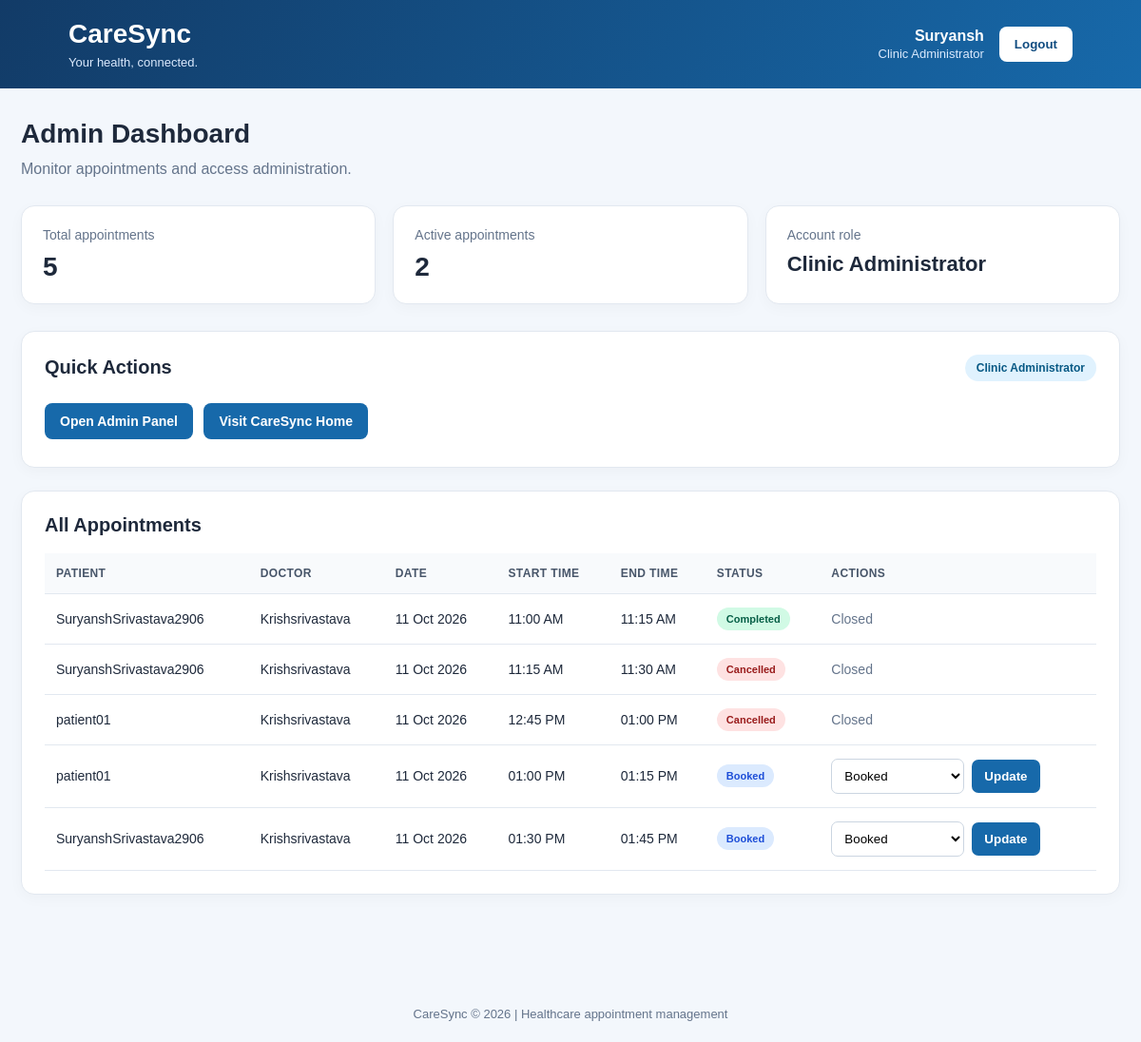
/accounts/dashboard/ (signed in), run on the app's committed database.
### users/models.py (models this page shows, shortened)
class User(AbstractUser):
    class Role(models.TextChoices):
        PATIENT = "PATIENT", "Patient"
        RECEPTIONIST = "RECEPTIONIST", "Receptionist"
        DOCTOR = "DOCTOR", "Doctor"
        NURSE = "NURSE", "Nurse"
        ADMIN = "ADMIN", "Clinic Administrator"
    role = models.CharField(
        max_length=20,
        choices=Role.choices,
        default=Role.PATIENT,
    )

### appointments/models.py (models this page shows, shortened)
class Appointment(models.Model):
    class Status(models.TextChoices):
        BOOKED = "BOOKED", "Booked"
        CONFIRMED = "CONFIRMED", "Confirmed"
        ARRIVED = "ARRIVED", "Arrived"
        IN_CONSULTATION = "IN_CONSULTATION", "In consultation"
        COMPLETED = "COMPLETED", "Completed"
        CANCELLED = "CANCELLED", "Cancelled"
        NO_SHOW = "NO_SHOW", "No-show"
    patient = models.ForeignKey(
        settings.AUTH_USER_MODEL,
        on_delete=models.PROTECT,
        related_name="patient_appointments",
    )
    doctor = models.ForeignKey(
        settings.AUTH_USER_MODEL,
        on_delete=models.PROTECT,
        related_name="doctor_appointments",
    )
    availability = models.ForeignKey(
        DoctorAvailability,
        on_delete=models.PROTECT,
        related_name="appointments",
    )
    appointment_date = models.DateField()
    start_time = models.TimeField()
    end_time = models.TimeField()
    status = models.CharField(
        max_length=20,
        choices=Status.choices,
        default=Status.BOOKED,
    )
    created_at = models.DateTimeField(auto_now_add=True)
    updated_at = models.DateTimeField(auto_now=True)
    class Meta:
        ordering = ["appointment_date", "start_time"]
        indexes = [
            models.Index(fields=["doctor", "appointment_date", "status"]),
            models.Index(fields=["patient", "appointment_date"]),
        ]

### users/views.py (the view, shortened to what this page needs)
# urls.py: path("dashboard/", dashboard_view, name="dashboard"),
@login_required
def dashboard_view(request):
    user = request.user
    active_statuses = [
        Appointment.Status.BOOKED,
        Appointment.Status.CONFIRMED,
        Appointment.Status.ARRIVED,
        Appointment.Status.IN_CONSULTATION,
    ]
    if user.role == User.Role.PATIENT:
        dashboard_type = "patient"
        appointments = Appointment.objects.filter(
            patient=user
        ).select_related(
            "doctor"
        ).order_by(
            "appointment_date", "start_time"
        )
    elif user.role == User.Role.ADMIN:
        dashboard_type = "admin"
        appointments = Appointment.objects.all().select_related(
            "patient", "doctor"
        ).order_by(
            "appointment_date", "start_time"
        )
    else:
        dashboard_type = "unknown"
        appointments = Appointment.objects.none()
    active_appointments_count = appointments.filter(
        status__in=active_statuses
    ).count()
    return render(
        request,
        "dashboard.html",
        {
            "dashboard_type": dashboard_type,
            "appointments": appointments,
            "active_appointments_count": active_appointments_count,
        }
    )

### templates/dashboard.html (shortened to what this page needs)
<!DOCTYPE html>
<html lang="en">
<head>
</head>
<body>
<header>
    <div class="brand">
        <h1>CareSync</h1>
        <p>Your health, connected.</p>
    </div>
    <div class="user-area">
        <div class="user-info">
            <strong>{{ request.user.username }}</strong>
            <span>{{ request.user.get_role_display }}</span>
        </div>
        <form method="post" action="{% url 'logout' %}">
            <button class="logout-button" type="submit">Logout</button>
        </form>
    </div>
</header>
<main>
    <section class="welcome">
        <h2>
            {% if dashboard_type == "patient" %}
                Welcome back, {{ request.user.username }}!
            {% elif dashboard_type == "doctor" %}
                Welcome, Dr. {{ request.user.username }}!
            {% elif dashboard_type == "receptionist" %}
                Receptionist Dashboard
            {% elif dashboard_type == "admin" %}
                Admin Dashboard
            {% else %}
                Welcome to CareSync
            {% endif %}
        </h2>
        <p>
            {% if dashboard_type == "patient" %}
                Manage your appointments and healthcare visits.
            {% elif dashboard_type == "doctor" %}
                Review your schedule and manage patient appointments.
            {% elif dashboard_type == "receptionist" %}
                Manage patient bookings and appointment schedules.
            {% elif dashboard_type == "admin" %}
                Monitor appointments and access administration.
            {% else %}
                Your account role is not configured.
            {% endif %}
        </p>
    </section>
    <section class="summary-grid">
        <div class="summary-card">
            <p>Total appointments</p>
            <h3>{{ appointments|length }}</h3>
        </div>
        <div class="summary-card">
            <p>Active appointments</p>
            <h3>{{ active_appointments_count|default:"—" }}</h3>
        </div>
        <div class="summary-card">
            <p>Account role</p>
            <h3 style="font-size: 22px;">
                {{ request.user.get_role_display }}
            </h3>
        </div>
    </section>
    <section class="panel">
        <div class="panel-heading">
            <h3>Quick Actions</h3>
            <span class="role-label">
                {{ request.user.get_role_display }}
            </span>
        </div>
        {% if dashboard_type == "patient" %}
            <a class="action-link" href="/">Book an Appointment</a>
        {% elif dashboard_type == "doctor" %}
            <a class="action-link" href="#appointments">
                View My Appointments
            </a>
        {% elif dashboard_type == "receptionist" %}
            <a class="action-link" href="/">
                Manage Appointments
            </a>
        {% elif dashboard_type == "admin" %}
            <a class="action-link" href="/admin/">
                Open Admin Panel
            </a>
            <a class="action-link" href="/">
                Visit CareSync Home
            </a>
        {% endif %}
    </section>
    <section class="panel" id="appointments">
        <div class="panel-heading">
            <h3>
                {% if dashboard_type == "patient" %}
                    My Appointments
                {% elif dashboard_type == "doctor" %}
                    My Patient Appointments
                {% else %}
                    All Appointments
                {% endif %}
            </h3>
        </div>
        {% if appointments %}
            <div class="table-wrapper">
                <table>
                    <thead>
                        <tr>
                            {% if dashboard_type != "patient" %}
                                <th>Patient</th>
                            {% endif %}
                            {% if dashboard_type != "doctor" %}
                                <th>Doctor</th>
                            {% endif %}
                            <th>Date</th>
                            <th>Start Time</th>
                            <th>End Time</th>
                            <th>Status</th>
                            {% if dashboard_type != "patient" %}
                                <th>Actions</th>
                            {% endif %}
                        </tr>
                    </thead>
                    <tbody>
                        {% for appointment in appointments %}
                            <tr>
                                {% if dashboard_type != "patient" %}
                                    <td>{{ appointment.patient.username }}</td>
                                {% endif %}
                                {% if dashboard_type != "doctor" %}
                                    <td>{{ appointment.doctor.username }}</td>
                                {% endif %}
                                <td>
                                    {{ appointment.appointment_date|date:"d M Y" }}
                                </td>
                                <td>
                                    {{ appointment.start_time|time:"h:i A" }}
                                </td>
                                <td>
                                    {{ appointment.end_time|time:"h:i A" }}
                                </td>
                                <td>
                                    <span class="status status-{{ appointment.status|lower }}">
                                        {{ appointment.get_status_display }}
                                    </span>
                                </td>
                                {% if dashboard_type != "patient" %}
                                    <td>
                                        {% if appointment.status != "CANCELLED" and appointment.status != "COMPLETED" and appointment.status != "NO_SHOW" %}
                                            <div style="display:flex; gap:8px; flex-wrap:wrap; align-items:center;">
                                                <select
                                                    class="status-select"
                                                    id="status-{{ appointment.id }}"
                                                    aria-label="New status for appointment {{ appointment.id }}"
                                                >
                                                    <option value="BOOKED"
                                                        {% if appointment.status == "BOOKED" %}selected{% endif %}>
                                                        Booked
                                                    </option>
                                                </select>
                                                <button
                                                    type="button"
                                                    class="update-button"
                                                    id="update-{{ appointment.id }}"
                                                    onclick="updateAppointmentStatus({{ appointment.id }})"
                                                >
                                                    Update
                                                </button>
                                            </div>
                                        {% else %}
                                            <span style="color:#64748b;">Closed</span>
                                        {% endif %}
                                    </td>
                                {% endif %}
                            </tr>
                        {% endfor %}
                    </tbody>
                </table>
            </div>
        {% endif %}
    </section>
</main>
<footer>
    CareSync &copy; 2026 | Healthcare appointment management
</footer>
</body>
</html>

### templates/dashboard.html (style rules this page uses)
:root { --primary: #1769aa; --primary-dark: #104c80; --background: #f3f7fc; --text: #1e293b; --muted: #64748b; --border: #e2e8f0; }
* { box-sizing: border-box; }
body { margin: 0; font-family: Arial, Helvetica, sans-serif; background: var(--background); color: var(--text); }
header { background: linear-gradient(120deg, #123b67, #1769aa); color: white; padding: 20px 6%; display: flex; justify-content: space-between; align-items: center; gap: 20px; flex-wrap: wrap; }
.brand h1 { margin: 0; font-size: 28px; }
.brand p { margin: 6px 0 0; color: #dbeafe; font-size: 13px; }
.user-area { display: flex; align-items: center; gap: 16px; flex-wrap: wrap; }
.user-info { text-align: right; }
.user-info strong { display: block; }
.user-info span { font-size: 13px; color: #dbeafe; }
.logout-button { background: white; color: var(--primary-dark); border: none; border-radius: 8px; padding: 11px 16px; cursor: pointer; font-weight: bold; }
main { max-width: 1200px; margin: 32px auto; padding: 0 22px 40px; }
.welcome { margin-bottom: 25px; }
.welcome h2 { margin: 0 0 8px; font-size: 28px; }
.welcome p { margin: 0; color: var(--muted); line-height: 1.6; }
.summary-grid { display: grid; grid-template-columns: repeat(3, minmax(0, 1fr)); gap: 18px; margin-bottom: 28px; }
.summary-card { background: white; padding: 22px; border-radius: 14px; border: 1px solid var(--border); box-shadow: 0 4px 15px #0f172a08; }
.summary-card p { margin: 0 0 10px; color: var(--muted); font-size: 14px; }
.summary-card h3 { margin: 0; font-size: 28px; }
.panel { background: white; padding: 24px; border-radius: 14px; border: 1px solid var(--border); box-shadow: 0 4px 15px #0f172a08; margin-bottom: 24px; }
.panel-heading { display: flex; justify-content: space-between; align-items: center; gap: 12px; flex-wrap: wrap; margin-bottom: 18px; }
.panel-heading h3 { margin: 0; font-size: 20px; }
.role-label { display: inline-block; padding: 7px 12px; border-radius: 20px; background: #e0f2fe; color: #075985; font-size: 12px; font-weight: bold; }
.action-link { display: inline-block; text-decoration: none; background: var(--primary); color: white; padding: 11px 16px; border-radius: 8px; font-size: 14px; font-weight: bold; margin: 5px 7px 5px 0; }
.table-wrapper { width: 100%; overflow-x: auto; }
table { width: 100%; border-collapse: collapse; min-width: 750px; }
th, td { padding: 14px 12px; text-align: left; border-bottom: 1px solid var(--border); font-size: 14px; }
th { background: #f8fafc; color: #475569; font-size: 12px; text-transform: uppercase; letter-spacing: 0.4px; }
.status { display: inline-block; padding: 6px 10px; border-radius: 20px; font-size: 11px; font-weight: bold; white-space: nowrap; }
.status-booked { background: #dbeafe; color: #1d4ed8; }
.status-completed { background: #d1fae5; color: #065f46; }
.status-cancelled, .status-no_show { background: #fee2e2; color: #991b1b; }
.status-select { padding: 9px; border: 1px solid #cbd5e1; border-radius: 7px; background: white; min-width: 140px; }
.update-button { background: var(--primary); color: white; border: none; padding: 10px 13px; border-radius: 7px; cursor: pointer; font-weight: bold; }
footer { text-align: center; padding: 22px; color: var(--muted); font-size: 13px; }

### data on the page
User: user.username "Suryansh", user.role "Clinic Administrator"
Appointment: patient.username "SuryanshSrivastava2906", doctor.username "Krishsrivastava", appointment_date "11 Oct 2026", start_time "11:00 AM", end_time "11:15 AM", status "Completed", shows "Closed"
Appointment: patient.username "SuryanshSrivastava2906", doctor.username "Krishsrivastava", appointment_date "11 Oct 2026", start_time "11:15 AM", end_time "11:30 AM", status "Cancelled", shows "Closed"
Appointment: patient.username "patient01", doctor.username "Krishsrivastava", appointment_date "11 Oct 2026", start_time "12:45 PM", end_time "01:00 PM", status "Cancelled", shows "Closed"
Appointment: patient.username "patient01", doctor.username "Krishsrivastava", appointment_date "11 Oct 2026", start_time "01:00 PM", end_time "01:15 PM", status "Booked", status+id "Booked"
Appointment: patient.username "SuryanshSrivastava2906", doctor.username "Krishsrivastava", appointment_date "11 Oct 2026", start_time "01:30 PM", end_time "01:45 PM", status "Booked", status+id "Booked"

### other printed values
{{ appointments|length }} "5"
{{ active_appointments_count|default:"—" }} "2"
